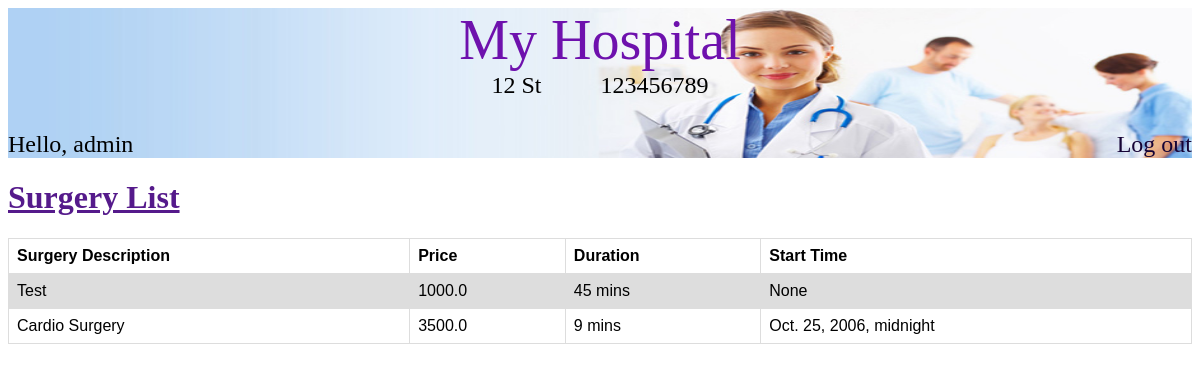
Screenshot of /surgery_details/surgery_list/ (signed in) with the database file from the repository.
### hospital/models.py (models this page shows, shortened)
class Hospital(models.Model):
    name = models.CharField(max_length=50)
    address = models.CharField(max_length=100)
    phone_number = models.CharField(max_length=10)
    patient_rooms = models.ManyToManyField(PatientRoom, symmetrical=False)
    surgery_rooms = models.ManyToManyField(SurgeryRoom, symmetrical=False)
    patients = models.ManyToManyField(Patient, symmetrical=False)
    doctors = models.ManyToManyField(Doctors, symmetrical=False)
    nurses = models.ManyToManyField(Nurses, symmetrical=False)

### Surgery_Details/models.py (models this page shows, shortened)
class Surgery(models.Model):
    surgery_description = models.TextField()
    start_time = models.DateTimeField(blank=True, null=True)
    duration = models.PositiveIntegerField()
    surgery_price = models.FloatField()
    doctor_incharge = models.ForeignKey(Doctors, null=True, related_name = 'surgery', on_delete=models.CASCADE)
    nurse_incharge = models.ForeignKey(Nurses, null=True, related_name = 'surgery', on_delete=models.CASCADE)
    patient = models.ForeignKey(Patient, null=True, related_name = 'surgery', on_delete=models.CASCADE)

### Surgery_Details/views.py (the view)
# urls.py: url('surgery_list/', views.view_surgery_details, name="Surgery_List"),
def view_surgery_details(request):
    sur = Surgery.objects.all
    hospital = get_object_or_404(Hospital, id=1)
    return render(request, 'surgery_details/surgery_details.html', {'sur': sur, 'hospital':hospital})

### Surgery_Details/templates/surgery_details/surgery_details.html
{% extends "base.html" %}
{% block header %}
<div class="container_header">
    {% if hospital is not None %}
        <div class="container_hospital_info">
            <div class="hospital_title"><a class="hospital_title_text" href="{% url 'hospital:home' %}">{{ hospital.name }}</a></div>
            <div class="hospital_info">
                <div>{{ hospital.address }}</div>
                <div class="padding"></div>
                <div>{{ hospital.phone_number }}</div>
            </div>
        </div>
    {% else %}
        <a href="{% url 'hospital:home' %}" class="logo">My Hospital</a>
    {% endif %}
    <div class="container_user_info">
        {% if user.is_authenticated %}
            <div class="user_name_info">Hello, {{user.username}}</div>
            <div><a class="log_out" href="{% url 'accounts:logout' %}">Log out</a></div>
        {% else %}
            <a href="{% url 'accounts:login' %}">Log in</a>
        {% endif %}
    </div>
</div>
{% endblock %}
{% block content %}
    <h1 class="Surgery List"><a href="">Surgery List</a></h1>
	<div class="container_surgery">
	<table>
        <tr>
            <th class="surgery_description_header">Surgery Description</th>
            <th class="surgery_price_table_header">Price</th>
			<th class="surgery_duration_table_header">Duration</th>
            <th class="surgery_starttime_table_header">Start Time</th>
        </tr>
		{% for s in sur %}
            <tr class="table_row_surgery">
                <td>{{ s.surgery_description|linebreaksbr }}</td>
                <td>{{s.surgery_price}}</td>
				<td>{{ s.duration }} mins</td>
                <td>{{s.start_time}}</td>
            </tr>
		{% endfor %}
    </table>
    </div>
{% endblock %}

### hospital/static/css/hospital.css (style rules this page uses)
table { font-family: arial, sans-serif; border-collapse: collapse; width: 100%; }
td, th { border: 1px solid #dddddd; text-align: left; padding: 8px; }
tr:nth-child(even) { background-color: #dddddd; }
.table_row_not_available, .table_row_available, .padding { width: 5%; }
.container_user_info, .hospital_info { display: flex; flex-direction: row; justify-content: space-between; }
.container_hospital_info { display: flex; flex-direction: column; align-items: center; }
.hospital_info { width: 100%; justify-content: center; }
.container_header { background-image: url("hospital.jpg"); background-size: 100% 100%; height: 150px; display: flex; flex-direction: column; justify-content: space-between; }
.hospital_title_text { font-family: "Times New Roman", Times, serif; font-size: 3.5em; text-decoration: none; color: #6e11ad; }
.hospital_info, .container_user_info { font-family: "Times New Roman", Times, serif; font-size: 1.5em; text-decoration: none; color: black; }
.log_out { color: #150335; text-decoration: none; }

### rows the page displays
Hospital: name "My Hospital", address "12 St", phone_number "123456789"
Surgery: surgery_description "Test", surgery_price "1000.0", duration "45", start_time "None"
Surgery: surgery_description "Cardio Surgery", surgery_price "3500.0", duration "9", start_time "Oct. 25, 2006, midnight"

### other values shown
{{ user.username }} "admin"
